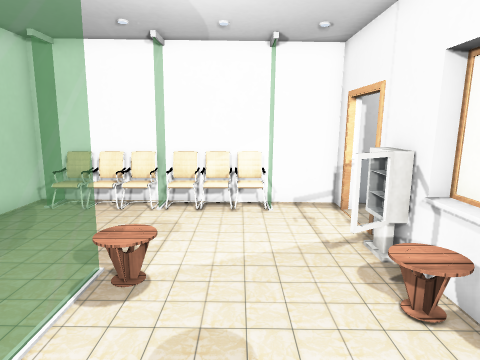
view 1 (above)

13 first-person views from a walk through a scene from a Unity 3-D project. The camera is 1.5 m above the floor, tilts 10° down and sees 75° across. Doors are open. The floor is counted in squares, 0.5 m on a side. Each view is taken from the middle of a square. On the plan, view 1 faces up. The plan holds only what a view shows up to about 20 squares ahead; the rest is blank. Some surface patterns are stand-ins.

view 2
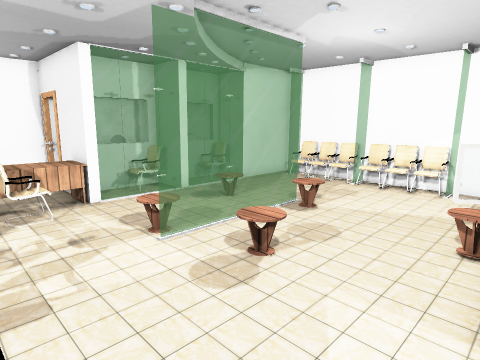

view 3
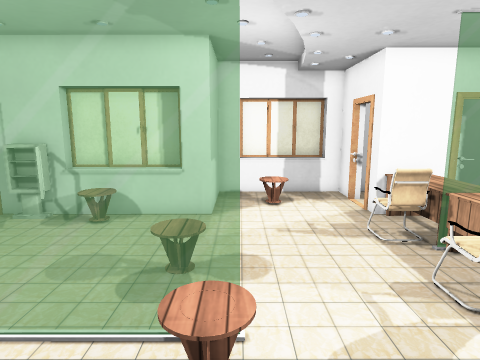

view 4
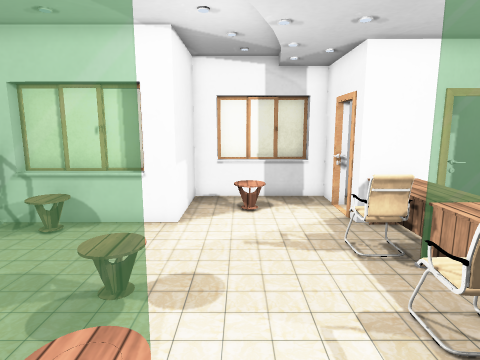

view 5
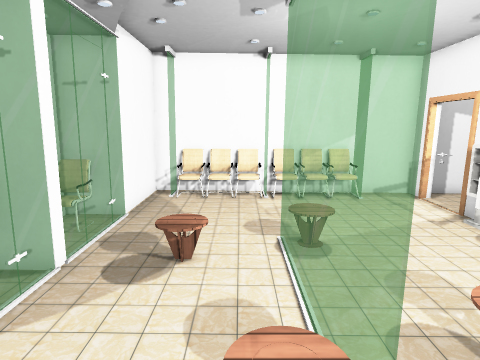

view 6
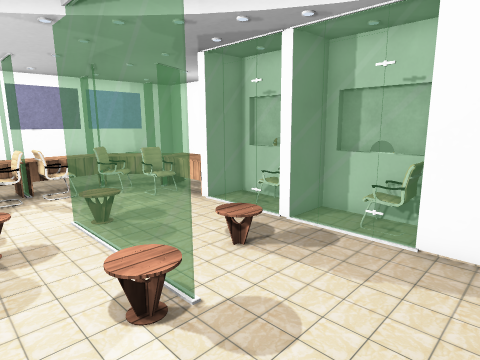

view 7
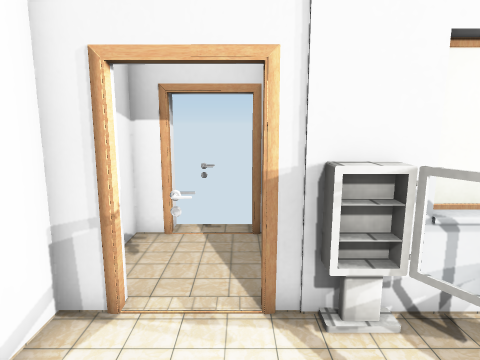

view 8
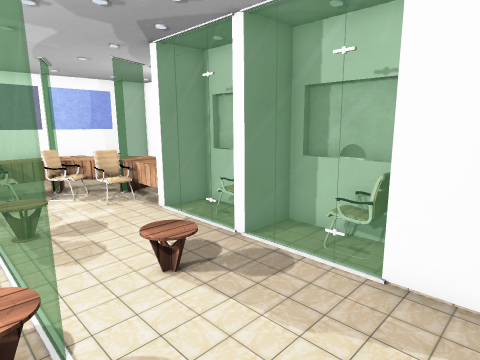

view 9
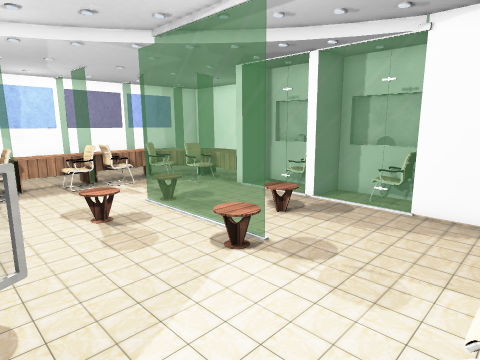

view 10
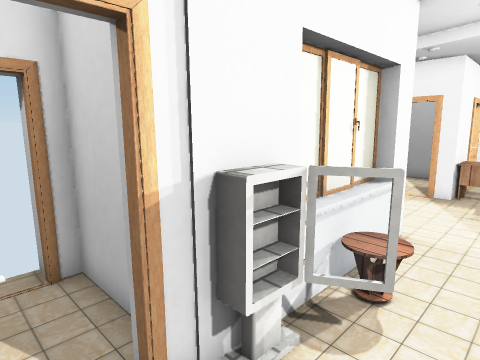

view 11
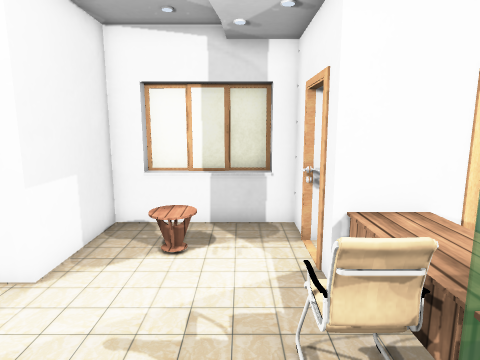

view 12
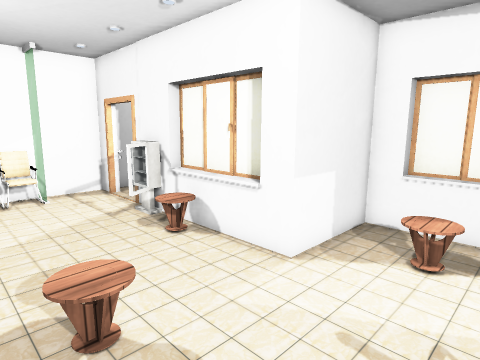

view 13
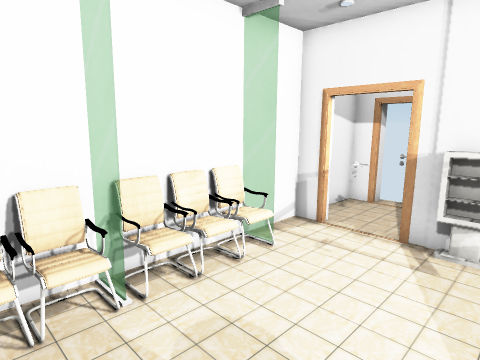

### Floor plan
Key: @ floor where view 1 was taken; # wall or solid block; . floor; D open door; = window, fence, low wall or low ledge; C chair; T table; O other object.
Columns run from 10 left of view 1 to 9 right of it. Each row starts with its distance up from view 1.
 12   #=#######=########
 11   #C OOC OO=..D...D#
 10   #...........D...D
  9   #...........D...D#
  8 ##=..........######
  7  C=..........##
  6  .=....TO....#
  5 #.=..O.=.....#
  4 ##=....=.....#
  3  C=....=..... #
  2  .=....=......#
  1 #.=....=.O....#####
  0 ###...O=..@.......#
 -1  TT............O..#
 -2  TCC..............#
 -3  T#C..............#
 -4  TTTCCCCC..C......#
 -5  . T#TCCCTTCTT#DD##
 -6  ..T#TTTTTTTTT#...#
 -7         =   TTD

Where each view was taken, in squares from view 1:
view 1: 0 up, 0 right, facing up
view 2: 4 down, 4 right, facing up-left
view 3: 0 up, 7 left, facing right
view 4: 1 down, 6 left, facing right
view 5: 2 down, 4 left, facing up
view 6: 10 up, 0 right, facing down-left
view 7: 9 up, 1 left, facing right
view 8: 10 up, 2 left, facing down-left
view 9: 11 up, 3 right, facing down-left
view 10: 10 up, 1 right, facing down-right
view 11: 3 down, 2 left, facing right
view 12: 3 down, 2 left, facing up-right
view 13: 6 up, 5 left, facing up-right
